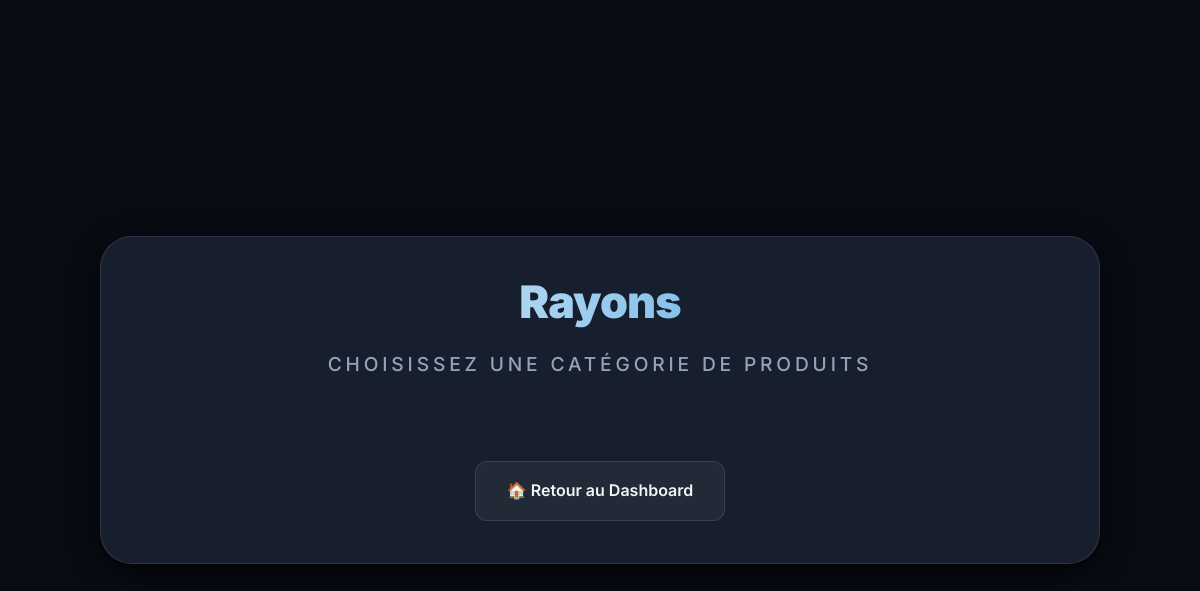
Page /index.php?action=rayons on the earlier database version.
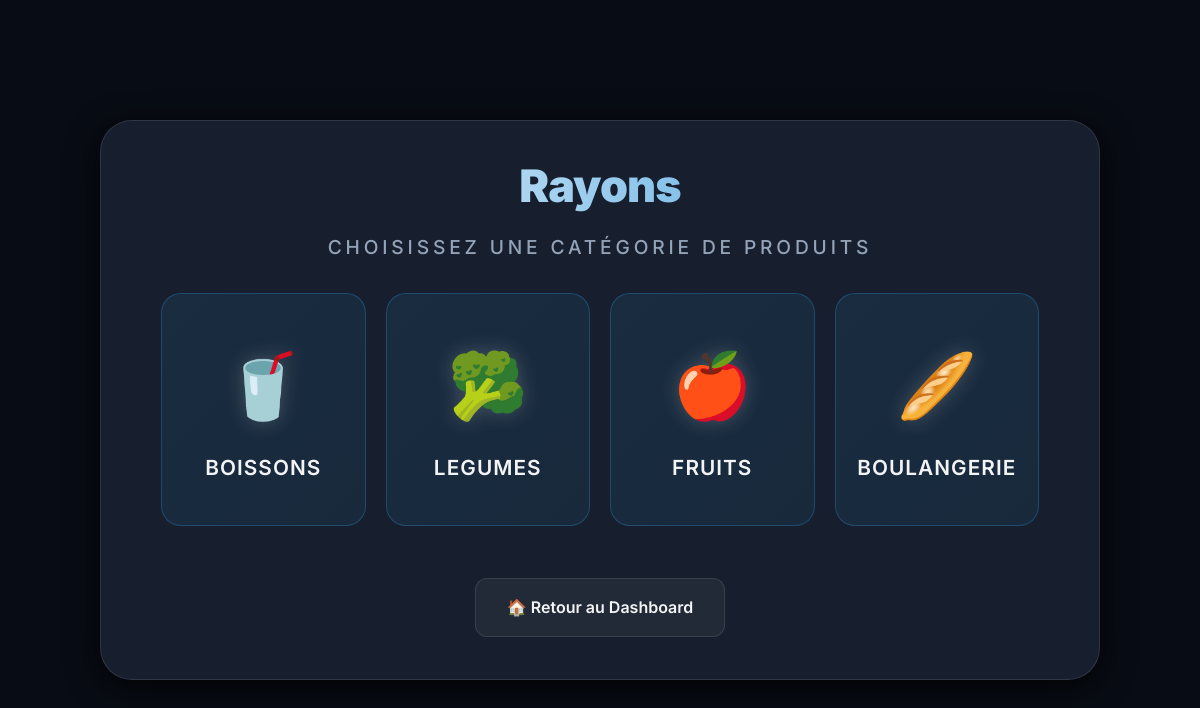
Same page on the later database version.
### tables this page shows
CREATE TABLE `famille` (
  `IdFamille` int(11) NOT NULL,
  `NomFamille` varchar(100) NOT NULL
);

### controllers/ControllerCatalog.php (called while the page is built, shortened)
<?php
class ControllerCatalog {
    private $modele;
    public function __construct($modele) {
        $this->modele = $modele;
    }
    public function rayons() {
        $familles = $this->modele->getFamilles();
        require 'views/pages/rayons.php';
        $content = ob_get_clean();
        require 'views/layout.php';
    }
}

### models/Modele.php (called while the page is built, shortened)
<?php
class Modele {
    private $bdd;
    public function __construct() {
        try {
            $this->bdd = new PDO('mysql:host=127.0.0.1;dbname=supermarche;charset=utf8', 'root', '');
            $this->bdd->setAttribute(PDO::ATTR_ERRMODE, PDO::ERRMODE_EXCEPTION);
        } catch (PDOException $e) {
            die("Erreur de connexion : " . $e->getMessage());
        }
    }
    public function getFamilles() {
        $sql = "SELECT * FROM famille";
        $sth = $this->bdd->prepare($sql);
        $sth->execute();
        return $sth->fetchAll(PDO::FETCH_OBJ);
    }
}
?>

### views/pages/rayons.php (the view)
<div class="titre-1">Rayons</div>
<div class="titre-2">Choisissez une catégorie de produits</div>
<div class="nav-grid">
    <?php foreach ($familles as $f):
        $emoji = "🛒";
        $nom = strtolower(trim($f->NomFamille));
        if(strpos($nom, 'boisson') !== false) $emoji = "🥤";
        elseif(strpos($nom, 'légume') !== false || strpos($nom, 'legume') !== false) $emoji = "🥦";
        elseif(strpos($nom, 'fruit') !== false) $emoji = "🍎";
        elseif(strpos($nom, 'boulangerie') !== false || strpos($nom, 'pain') !== false) $emoji = "🥖";
        elseif(strpos($nom, 'viande') !== false || strpos($nom, 'boucherie') !== false) $emoji = "🥩";
        elseif(strpos($nom, 'poisson') !== false) $emoji = "🐟";
        elseif(strpos($nom, 'lait') !== false || strpos($nom, 'fromage') !== false) $emoji = "🧀";
        elseif(strpos($nom, 'hygiène') !== false || strpos($nom, 'beaute') !== false) $emoji = "🧼";
    ?>
    <a href="index.php?action=produits&famille=<?= $f->IdFamille ?>" class="nav-card accent" style="padding: 40px 20px;">
        <div class="emoji" style="font-size: 4rem;"><?= $emoji ?></div>
        <span style="font-size: 1.3rem; text-transform: uppercase; letter-spacing: 0.05em;"><?= htmlspecialchars($f->NomFamille) ?></span>
    </a>
    <?php endforeach; ?>
</div>
<div class="zone-boutons" style="justify-content: center; margin-top: 40px;">
    <a href="index.php" class="btn-carre" style="max-width: 250px; background: rgba(255,255,255,0.05); border: 1px solid var(--glass-border);">🏠 Retour au Dashboard</a>
</div>

### index.php (shortened to what this page needs)
<?php
require_once 'models/Modele.php';
require_once 'controllers/ControllerCatalog.php';
$modele = new Modele();
$action = isset($_GET['action']) ? $_GET['action'] : 'home';
try {
    switch ($action) {
        case 'rayons':
            $ctrl = new ControllerCatalog($modele);
            $ctrl->rayons();
            break;
    }
} catch (Exception $e) {
    echo 'Erreur critique : ' . $e->getMessage();
}

### views/layout.php (shortened to what this page needs)
<!DOCTYPE html>
<html lang="fr">
<head>
    <link rel="stylesheet" href="css/style.css">
</head>
<body>
    <?php if(isset($no_container) && $no_container): ?>
        <?= $content ?>
    <?php else: ?>
        <div class="container" <?= isset($container_style) ? 'style="'.$container_style.'"' : '' ?>>
            <?= $content ?>
        </div>
    <?php endif; ?>
</body>
</html>

### css/style.css (style rules this page uses)
:root { --bg-color: #080c14; --card-bg: rgba(30, 41, 59, 0.7); --primary: #3498db; --primary-glow: rgba(52, 152, 219, 0.5); --text-main: #f3f4f6; --text-dim: #94a3b8; --glass-border: rgba(255, 255, 255, 0.1); --glass-shadow: 0 8px 32px 0 rgba(0, 0, 0, 0.8); --transition: all 0.3s cubic-bezier(0.4, 0, 0.2, 1); }
* { box-sizing: border-box; }
body { margin: 0; padding: 0; background-color: var(--bg-color); color: var(--text-main); font-family: 'Inter', system-ui, -apple-system, sans-serif; line-height: 1.6; min-height: 100vh; display: flex; justify-content: center; align-items: center; overflow-x: hidden; }
.container, .facture-container, .form-wrapper-main { background: var(--card-bg); backdrop-filter: blur(12px); -webkit-backdrop-filter: blur(12px); border: 1px solid var(--glass-border); box-shadow: var(--glass-shadow); border-radius: 32px; padding: 30px 60px; width: 95%; max-width: 1000px; text-align: center; margin: 10px auto; animation: slide-up-pro 0.8s ease-out; }
.titre-1, .header-box.title { font-size: 2.8rem; font-weight: 900; margin-bottom: 10px; letter-spacing: -0.02em; background: linear-gradient(to right, #fff, #3498db); -webkit-background-clip: text; background-clip: text; -webkit-text-fill-color: transparent; text-align: center; }
.titre-2, .header-box.subtitle { font-size: 1.2rem; font-weight: 500; color: var(--text-dim); margin-bottom: 30px; text-transform: uppercase; letter-spacing: 0.2em; text-align: center; }
.nav-grid { display: grid; grid-template-columns: repeat(auto-fit, minmax(200px, 1fr)); gap: 20px; margin-top: 30px; }
.nav-card { display: flex; flex-direction: column; align-items: center; justify-content: center; padding: 30px 20px; background: rgba(255, 255, 255, 0.03); border: 1px solid var(--glass-border); border-radius: 20px; color: var(--text-main); text-decoration: none; transition: var(--transition); cursor: pointer; }
.nav-card .emoji { font-size: 3rem; margin-bottom: 15px; filter: drop-shadow(0 0 10px rgba(255,255,255,0.2)); transition: var(--transition); }
.nav-card span { font-weight: 600; font-size: 1.1rem; text-align: center; }
.nav-card.accent { background: linear-gradient(135deg, rgba(52, 152, 219, 0.1), rgba(41, 128, 185, 0.1)); border-color: rgba(52, 152, 219, 0.3); }
.bouton-menu, .btn-carre { display: block; width: 100%; padding: 16px 24px; margin: 12px 0; background: rgba(255, 255, 255, 0.05); border: 1px solid var(--glass-border); border-radius: 12px; color: var(--text-main); text-decoration: none; font-weight: 600; font-size: 1rem; transition: var(--transition); cursor: pointer; text-align: center; }
.zone-boutons, .boutons-grid-filaire { display: flex; gap: 15px; margin-top: 30px; }

Differences in the rows shown:
added famille: NomFamille "🥤", NomFamille "BOISSONS"
added famille: NomFamille "🥦", NomFamille "LEGUMES"
added famille: NomFamille "🍎", NomFamille "FRUITS"
added famille: NomFamille "🥖", NomFamille "BOULANGERIE"
